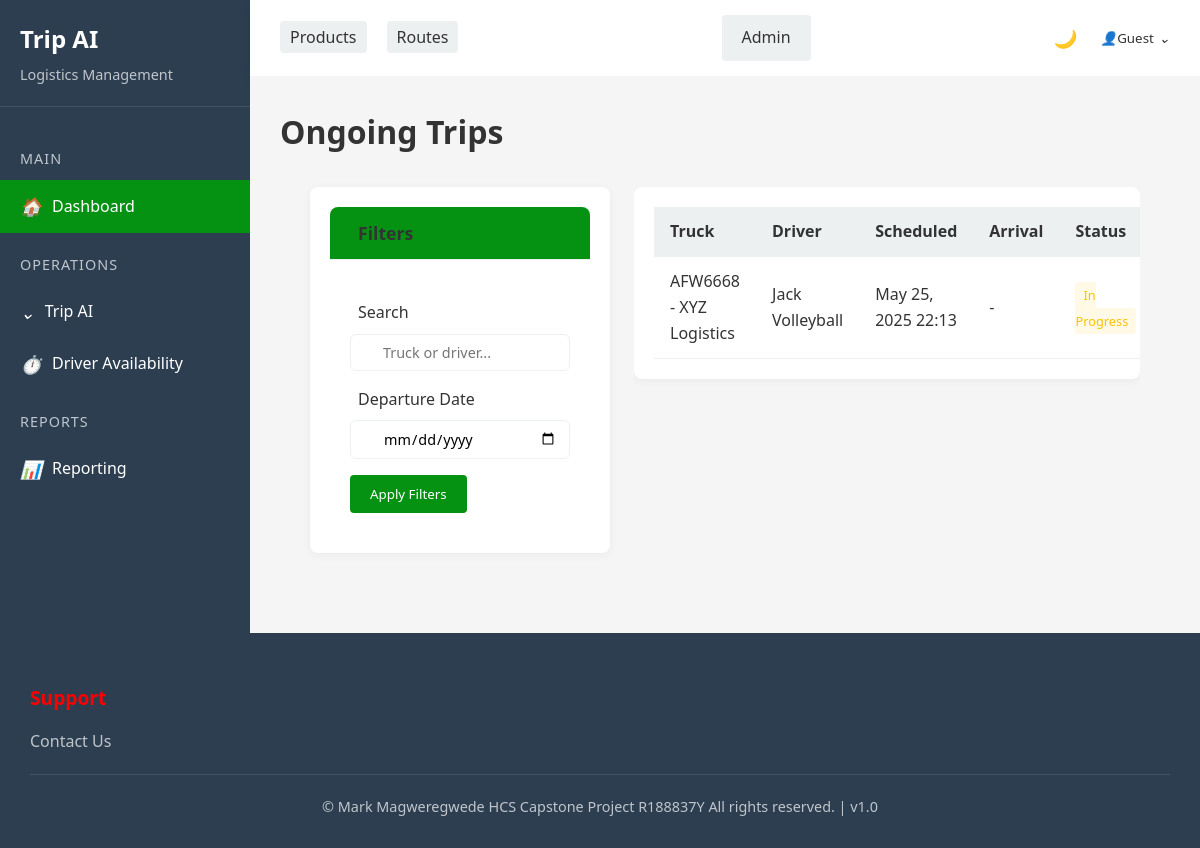
The app's page /app/trip/, older data.
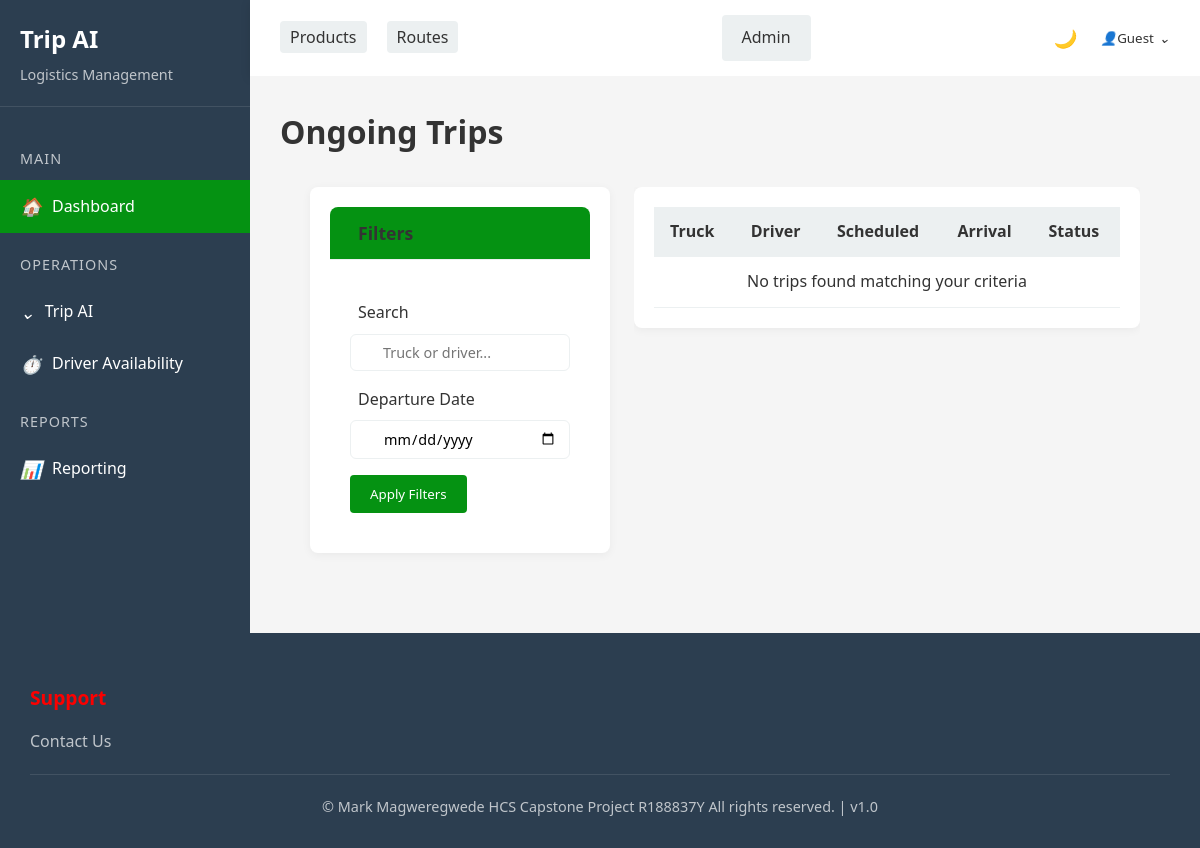
The same page, newer data.
### triplog/models.py (models this page shows, shortened)
class Trip(models.Model):
    truck = models.ForeignKey(Truck, on_delete=models.CASCADE, related_name="trips")
    driver = models.ForeignKey(Driver, on_delete=models.CASCADE, related_name="trips")
    departure_time = models.DateTimeField()
    arrival_time = models.DateTimeField(null=True, blank=True)
    status = models.CharField(max_length=20, choices=[("Ongoing", "Ongoing"), ("Completed", "Completed")], default="Ongoing")
    clerk = models.ForeignKey("auth.User",on_delete=models.CASCADE)
    def get_absolute_url(self):
        return reverse("trip_detail", kwargs={"pk": self.pk})

class Truck(models.Model):
    plate_number = models.CharField(max_length=7, unique=True)
    capacity_kg = models.FloatField()
    truck_company = models.ForeignKey(TruckCompany, on_delete=models.CASCADE, related_name="trucks")
    status = models.CharField(max_length=50, choices=[("Active", "Active"),("In Use", "In Use"),("Maintenance", "Maintenance")])
    def __str__(self):
        return f"{self.plate_number} - {self.truck_company.name}"

class TruckCompany(models.Model):
    name = models.CharField(max_length=255)
    contact = models.CharField(max_length=20)
    email = models.CharField(max_length=30)
    address = models.CharField(max_length=255)

class Driver(models.Model):
    name = models.CharField(max_length=255)
    license_number = models.CharField(max_length=10, unique=True)
    assigned_truck = models.OneToOneField(
        Truck, on_delete=models.SET_NULL, null=True, blank=True,unique=True)
    contact = models.CharField(max_length=10)
    def __str__(self):
        return self.name

### triplog/views.py (the view)
# urls.py: path("trip/", TripListView.as_view(), name="trip_list"),
class TripListView(ListView):
    model = Trip
    template_name = "trip/trip_list.html"
    context_object_name = "trip_list"
    paginate_by = 10
    def get_queryset(self):
        queryset = super().get_queryset()
        queryset = queryset.filter(status="Ongoing")
        search_query = self.request.GET.get('search')
        if search_query:
            queryset = queryset.filter(
                Q(truck__plate_number__icontains=search_query) |
                Q(driver__name__icontains=search_query)
            )
        departure_date = self.request.GET.get('departure_date')
        if departure_date:
            try:
                date_obj = datetime.strptime(departure_date, '%Y-%m-%d').date()
                queryset = queryset.filter(departure_time__date=date_obj)
            except ValueError:
                pass
        if self.request.GET.get('sort') == 'departure_time':
            queryset = queryset.order_by('departure_time')
        else:
            queryset = queryset.order_by('-departure_time')  # newest first by default
        return queryset.select_related('truck', 'driver')
    def get_context_data(self, **kwargs):
        context = super().get_context_data(**kwargs)
        context['status'] = "ongoing"
        return context

### templates/trip/trip_list.html (shortened to what this page needs)
{% extends 'base.html' %}
{% block content %}
<h1>Ongoing Trips</h1>
<div class="content-area">
    <div class="trips-layout">
        <div class="filters-column">
            <div class="card filter-card">
                <div class="card-header">
                    <h2> Filters</h2>
                </div>
                <div class="card-body">
                    <form method="get" class="filter-form">
                        <div class="filter-group">
                            <label for="search"> Search</label>
                            <div class="input-with-icon">
                                <input type="text" id="search" name="search" placeholder="Truck or driver..."
                                    value="{{ request.GET.search }}" class="form-control">
                            </div>
                        </div>
                        <div class="filter-group">
                            <label for="departure_date"> Departure Date</label>
                            <input type="date" id="departure_date" name="departure_date"
                                value="{{ request.GET.departure_date }}" class="form-control">
                        </div>
                        <div class="filter-actions">
                            <button type="submit" class="btn btn-primary">
                                 Apply Filters
                            </button>
                        </div>
                    </form>
                </div>
            </div>
        </div>
        <div class="table-column">
            <div class="card">
                <div class="card-body">
                    <div class="table-responsive">
                        <table class="trip-table">
                            <thead>
                                <tr>
                                    <th>Truck</th>
                                    <th>Driver</th>
                                    <th>Scheduled
                                    </th>
                                    <th>Arrival</th>
                                    <th>Status</th>
                                </tr>
                            </thead>
                            <tbody>
                                {% for trip in trip_list %}
                                <tr class="clickable-row" data-href="{{ trip.get_absolute_url }}">
                                    <td>
                                        <a href="{{ trip.get_absolute_url }}" class="trip-link">
                                             {{ trip.truck }}
                                        </a>
                                    </td>
                                    <td>
                                         {{ trip.driver }}
                                    </td>
                                    <td>{{ trip.departure_time|date:"M d, Y H:i" }}</td>
                                    <td>{{ trip.arrival_time|date:"M d, Y H:i"|default:"-" }}</td>
                                    <td>
                                        <span
                                            class="status-badge {% if trip.arrival_time %}completed{% else %}in-progress{% endif %}">
                                            {% if trip.arrival_time %}Completed{% else %}In Progress{% endif %}
                                        </span>
                                    </td>
                                </tr>
                                {% empty %}
                                <tr>
                                    <td colspan="6" class="empty-state">
                                        <p>No trips found matching your criteria</p>
                                    </td>
                                </tr>
                                {% endfor %}
                            </tbody>
                        </table>
                    </div>
                </div>
            </div>
        </div>
    </div>
</div>
{% endblock %}

Row changes from the older to the newer data that the page shows:
no longer on this page (row edited): Trip: truck "AFW6668 - XYZ Logistics", driver "Jack Volleyball", departure_time "May 25, 2025 22:13", arrival_time "-", shows "In Progress"
Text that changed along with them:
text now shown: "No trips found matching your criteria"
